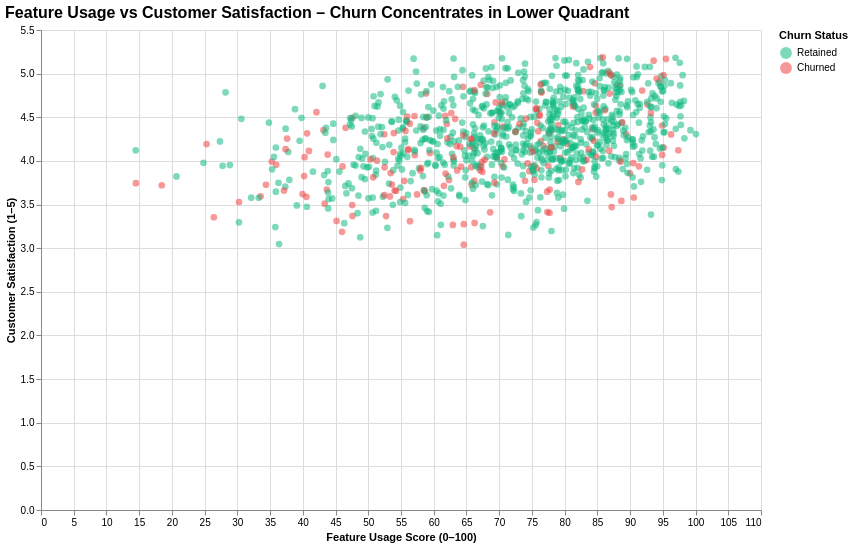

Source (notebook cell):
### Code cell
# Cell 9: Usage vs Satisfaction Scatter –

# Create small jitter only for visualization (not in model)
df_plot = df.copy()
df_plot['usage_jit'] = df_plot['feature_usage_score'] + np.random.uniform(-2, 2, size=len(df_plot))
df_plot['csat_jit'] = df_plot['customer_satisfaction'] + np.random.uniform(-0.2, 0.2, size=len(df_plot))

alt.Chart(df_plot).mark_circle(
    size=45,          # smaller points = less overlap
    opacity=0.55      # transparency shows density
).encode(
    x=alt.X('usage_jit:Q', title='Feature Usage Score (0–100)'),
    y=alt.Y('csat_jit:Q', title='Customer Satisfaction (1–5)'),
    color=alt.Color('churn_status:N',
                    scale=alt.Scale(domain=['Retained', 'Churned'], range=['#10b981', '#ef4444']),
                    legend=alt.Legend(title='Churn Status', orient='right', symbolSize=140)),
    tooltip=['feature_usage_score', 'customer_satisfaction', 'churn_status', 'contract_type', 'company_size']
).properties(
    title='Feature Usage vs Customer Satisfaction – Churn Concentrates in Lower Quadrant',
    width=720,        # extra width for right legend
    height=480
).configure_title(fontSize=16, anchor='start', fontWeight='bold')

### Figure 1 — Vega-Lite specification as saved in the notebook (floating-point values rounded to 4 significant figures; data arrays with more than 128 entries replaced by an {"elided": "..."} marker saying what was removed)
{"config": {"view": {"continuousWidth": 300, "continuousHeight": 300}, "title": {"anchor": "start", "fontSize": 16, "fontWeight": "bold"}}, "data": {"name": "data-d2f24abaf198b8d33d8b502f1394c53a"}, "mark": {"type": "circle", "opacity": 0.55, "size": 45}, "encoding": {"color": {"field": "churn_status", "legend": {"orient": "right", "symbolSize": 140, "title": "Churn Status"}, "scale": {"domain": ["Retained", "Churned"], "range": ["#10b981", "#ef4444"]}, "type": "nominal"}, "tooltip": [{"field": "feature_usage_score", "type": "quantitative"}, {"field": "customer_satisfaction", "type": "quantitative"}, {"field": "churn_status", "type": "nominal"}, {"field": "contract_type", "type": "nominal"}, {"field": "company_size", "type": "nominal"}], "x": {"field": "usage_jit", "title": "Feature Usage Score (0–100)", "type": "quantitative"}, "y": {"field": "csat_jit", "title": "Customer Satisfaction (1–5)", "type": "quantitative"}}, "height": 480, "title": "Feature Usage vs Customer Satisfaction – Churn Concentrates in Lower Quadrant", "width": 720, "$schema": "https://vega.github.io/schema/vega-lite/v5.20.1.json", "datasets": {"data-d2f24abaf198b8d33d8b502f1394c53a": {"elided": "1000 records"}}}
